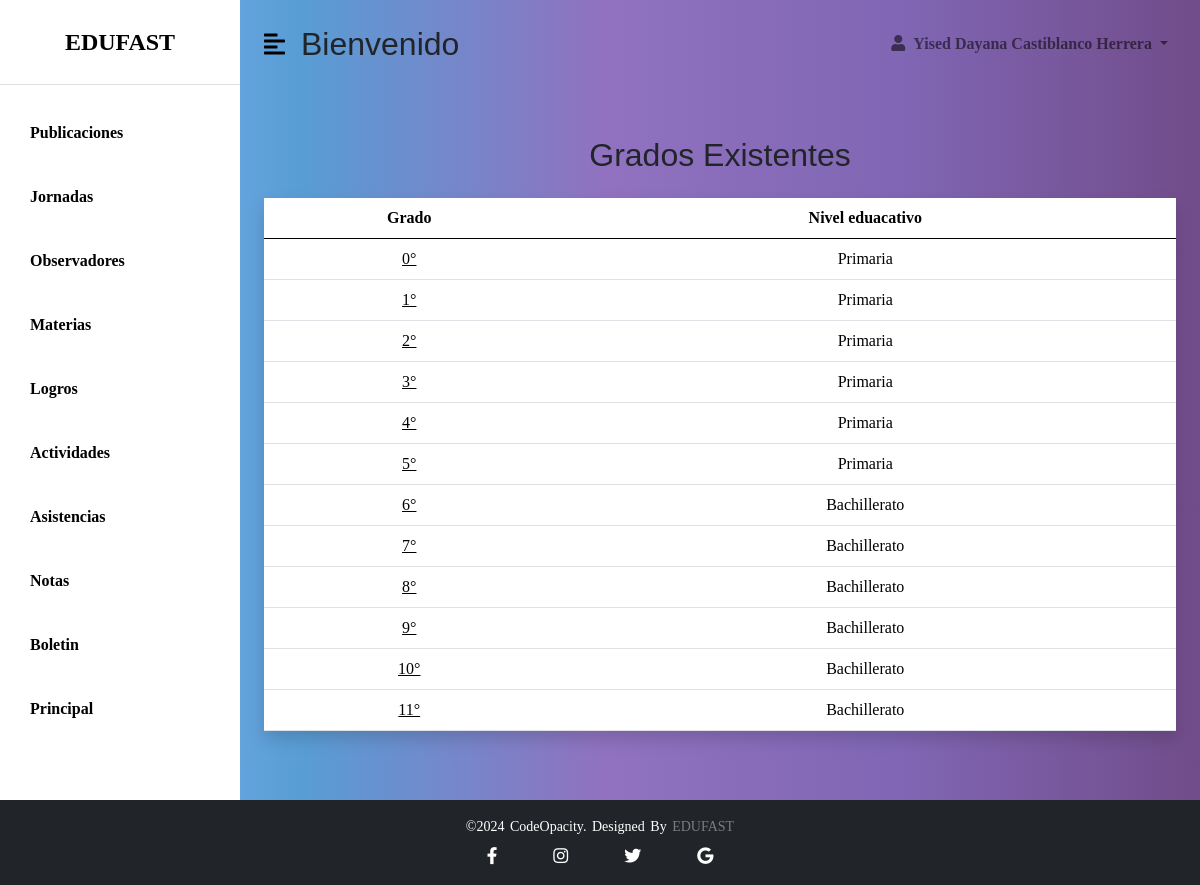
The app's page /secretaria/grados/vistas/grados.php (signed in) with its own data.
### tables this page shows
CREATE TABLE `grado` (
  `id_grado` int(11) NOT NULL,
  `nivel_educativo` char(45) DEFAULT NULL,
  `grado` char(10) DEFAULT NULL
);

### secretaria/grados/vistas/consulta.php (called while the page is built)
<?php
include_once "../configuracion/conexion.php";
try {
    $sentencia = $base_de_datos->prepare("
        SELECT *  FROM grado
       ORDER BY CAST( grado AS UNSIGNED) ASC;");
    $sentencia->execute();
    $grados = $sentencia->fetchAll(PDO::FETCH_OBJ);
} catch (PDOException $e) {
    echo "Error: " . $e->getMessage();
    exit();
}
?>

### secretaria/grados/vistas/grados.php (the view, shortened to what this page needs)
<?php
include_once "consulta.php";
?>
<!DOCTYPE html>
<html lang="en">
<head>
    <link href="https://cdn.jsdelivr.net/npm/bootstrap@5.0.0-beta3/dist/css/bootstrap.min.css" rel="stylesheet" />
    <link rel="stylesheet" href="https://cdnjs.cloudflare.com/ajax/libs/font-awesome/5.15.3/css/all.min.css" />
    <link rel="stylesheet" href="../../../css/grados.css"/>
    <link rel="stylesheet" href="../../../css/stylsecre.css"/>
</head>
<body>
    <div class="d-flex" id="wrapper">
    <div class="listado" id="sidebar-wrapper">
            <div class="sidebar-heading text-center py-4 primary-text fs-4 fw-bold text-uppercase border-bottom">EDUFAST</div>
            <div class="list-group list-group-flush my-3">
                <a href="../../publicaciones/vistas/publicaciones_crear.php" class="list-group-item list-group-item-action bg-transparent second-text fw-bold">Publicaciones</a>
                <a href="../../jornadas/vistas/jornadas.php" class="list-group-item list-group-item-action bg-transparent second-text fw-bold">Jornadas</a>
                <a href="../../observador/vistas/alumnos.php" class="list-group-item list-group-item-action bg-transparent second-text fw-bold">Observadores</a>
                <a href="../../materiaphp/materia.php" class="list-group-item list-group-item-action bg-transparent second-text fw-bold">Materias</a>
                <a href="../../logrophp/logros.php" class="list-group-item list-group-item-action bg-transparent second-text fw-bold">Logros</a>
                <a href="../../actividad/actividad.php" class="list-group-item list-group-item-action bg-transparent second-text fw-bold">Actividades</a>
                <a href="../../asistencia/listados.php" class="list-group-item list-group-item-action bg-transparent second-text fw-bold">Asistencias</a>
                <a href="../../notas/notas.php" class="list-group-item list-group-item-action bg-transparent second-text fw-bold">Notas</a>
                <a href="../../Boletin/view/boletin.html" class="list-group-item list-group-item-action bg-transparent second-text fw-bold">Boletin</a>
                <a href="../../pag_principal.php" class="list-group-item list-group-item-action bg-transparent second-text fw-bold">Principal</a>
            </div>
        </div>
        <div id="page-content-wrapper">
            <nav class="navbar navbar-expand-lg navbar-light bg-transparent py-4 px-4">
                <div class="d-flex align-items-center">
                    <i class="fas fa-align-left primary-text fs-4 me-3" id="menu-toggle"></i>
                    <h2 class="fs-2 m-0">Bienvenido</h2>
                </div>
                <div class="collapse navbar-collapse" id="navbarSupportedContent">
                    <ul class="navbar-nav ms-auto mb-2 mb-lg-0">
                        <li class="nav-item dropdown">
                            <a class="nav-link dropdown-toggle fw-bold" href="#" id="navbarDropdown"
                                role="button" data-bs-toggle="dropdown" aria-expanded="false">
                                <i class="fas fa-user me-2"></i><?php echo $_SESSION['nombres']; ?> <?php echo $_SESSION['apellidos']; ?>
                            </a>
                        </li>
                    </ul>
                </div>
            </nav>
			<div class="container mt-5">
                <div class="row">
                <main class="main-container">
        <section class="container">
            <h2 class=" mb-4">Grados Existentes</h2>
            <table class="table Regular shadow">
                <thead>
                    <tr>
                        <th class="text-center ">Grado</th>
                        <th class="text-center ">Nivel eduacativo</th>
                    </tr>
                </thead>
                <tbody>
                    <tr><?php foreach ($grados as $grado) : ?>
                        <td class="text-center"><a class="text-reset" href="../../cursos/Curso.php?id_grado=<?php echo $grado->id_grado; ?>"><?php echo $grado->grado?></a></td>
                        <td class="text-center"><?php echo $grado->nivel_educativo?></td>
                    </tr>
                    <?php endforeach; ?>
                </tbody>
            </table>
        </section>
    </main>
                </div>
            </div>
            </div>
        </div>
<footer class="footer-bottom bg-dark text-white text-center py-3 mt-auto">
        <p class="mb-0">©2024 codeOpacity. Designed by <span>EDUFAST</span></p>
        <div class="socials d-flex justify-content-center mt-2">
            <a href="https://www.facebook.com/cedid.sanpablo.3?locale=es_LA" class="text-white mx-2"><i class="fab fa-facebook-f"></i></a>
            <a href="https://www.instagram.com/plumapaulista/" class="text-white mx-2"><i class="fab fa-instagram"></i></a>
            <a href="https://x.com/Cedidsanpablo" class="text-white mx-2"><i class="fab fa-twitter"></i></a>
            <a href="mailto:cedidsanpablobosa7@educacionbogota.edu.co" class="text-white mx-2"><i class="fab fa-google"></i></a>
        </div>
    </footer>
</body>
</html>

### css/grados.css (style rules this page uses)
h2 { margin-bottom: 20px; text-align: center; font-size: 45px; font-family: 'Gill Sans', 'Gill Sans MT', Calibri, 'Trebuchet MS', sans-serif; }
table { width: 100%; border-collapse: collapse; margin-bottom: 20px; }
th, td { padding: 12px; text-align: center; background-color: #ffffff; border-bottom: 1px solid #ddd; }

### css/stylsecre.css (style rules this page uses)
body { margin: 0; padding: 0; font-family: serif; background-color: #EAF4F4; background-image: linear-gradient( to right, #c7887f, #b36f6f, #693636, #6b2727, #512e2e ); display: flex; flex-direction: column; min-height: 100vh; }
:root { --main-bg-color: #009d63; --main-text-color: #009d63; --second-text-color: #000000; --second-bg-color: #c1efde; --three-bg-color:#a4a4a4; --fourth-bg-color:#545454; }
.listado { background-color: white; }
.primary-text { color: var( --second-text-color); }
.second-text { color: var( --second-text-color); }
#wrapper { overflow-x: hidden; background-image: linear-gradient( to right, #94bafc, #589dd5, #9072c0, #8066b4, #714c8a ); }
#sidebar-wrapper { min-height: 100vh; margin-left: -15rem; -webkit-transition: margin 0.25s ease-out; -moz-transition: margin 0.25s ease-out; -o-transition: margin 0.25s ease-out; transition: margin 0.25s ease-out; }
#sidebar-wrapper .sidebar-heading { padding: 0.875rem 1.25rem; font-size: 1.2rem; }
#sidebar-wrapper .list-group { width: 15rem; }
#page-content-wrapper { min-width: 100vw; }
#menu-toggle { cursor: pointer; }
.list-group-item { border: none; padding: 20px 30px; }
.socials { list-style: none; display: flex; align-items: center; justify-content: center; }
.socials a { text-decoration: none; color: #fff; }
.socials a i { font-size: 17px; padding: 0px 20px; transition: color .4s ease; }
.footer-bottom { background: #000; width: 100%; padding: 20px 0; text-align: center; }
.footer-bottom p { font-size: 14px; color: white; word-spacing: 2px; text-transform: capitalize; }
.footer-bottom span { text-transform: uppercase; opacity: .4; font-weight: 200; }
@media (min-width: 768px) { #sidebar-wrapper { margin-left: 0; } }
@media (min-width: 768px) { #page-content-wrapper { min-width: 0; width: 100%; } }

### records on screen
grado: grado "0°", nivel_educativo "Primaria"
grado: grado "1°", nivel_educativo "Primaria"
grado: grado "2°", nivel_educativo "Primaria"
grado: grado "3°", nivel_educativo "Primaria"
grado: grado "4°", nivel_educativo "Primaria"
grado: grado "5°", nivel_educativo "Primaria"
grado: grado "6°", nivel_educativo "Bachillerato"
grado: grado "7°", nivel_educativo "Bachillerato"
grado: grado "8°", nivel_educativo "Bachillerato"
grado: grado "9°", nivel_educativo "Bachillerato"
grado: grado "10°", nivel_educativo "Bachillerato"
grado: grado "11°", nivel_educativo "Bachillerato"

### other values on screen
$_SESSION['nombres'] "Yised Dayana"
$_SESSION['apellidos'] "Castiblanco Herrera"
